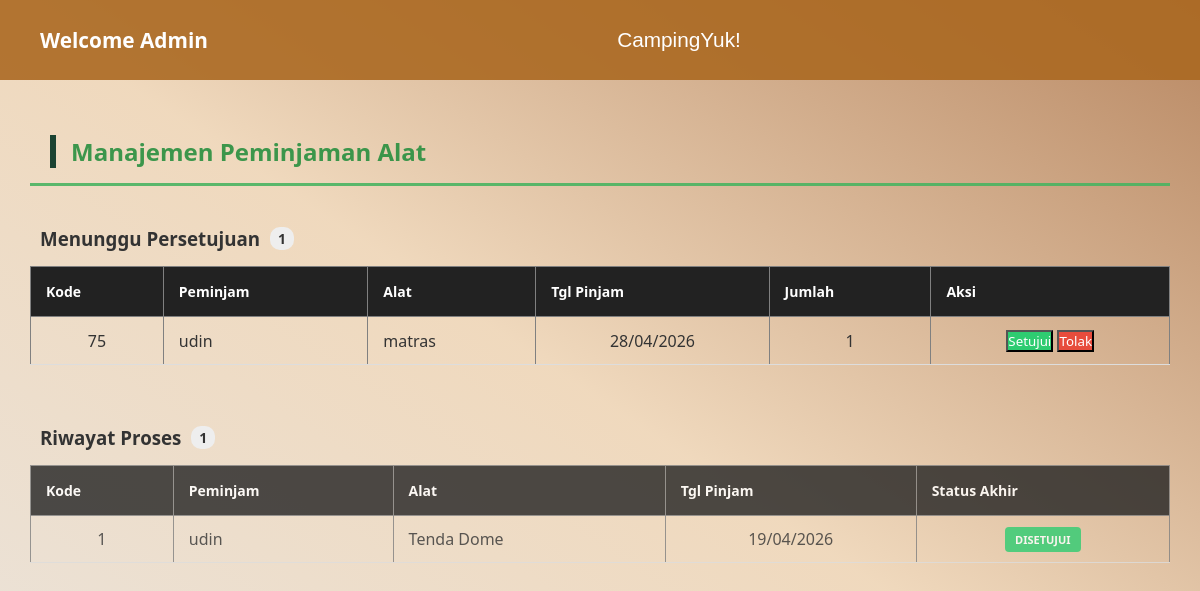
The app's page /view/view_admin/peminjaman.php (signed in), older data.
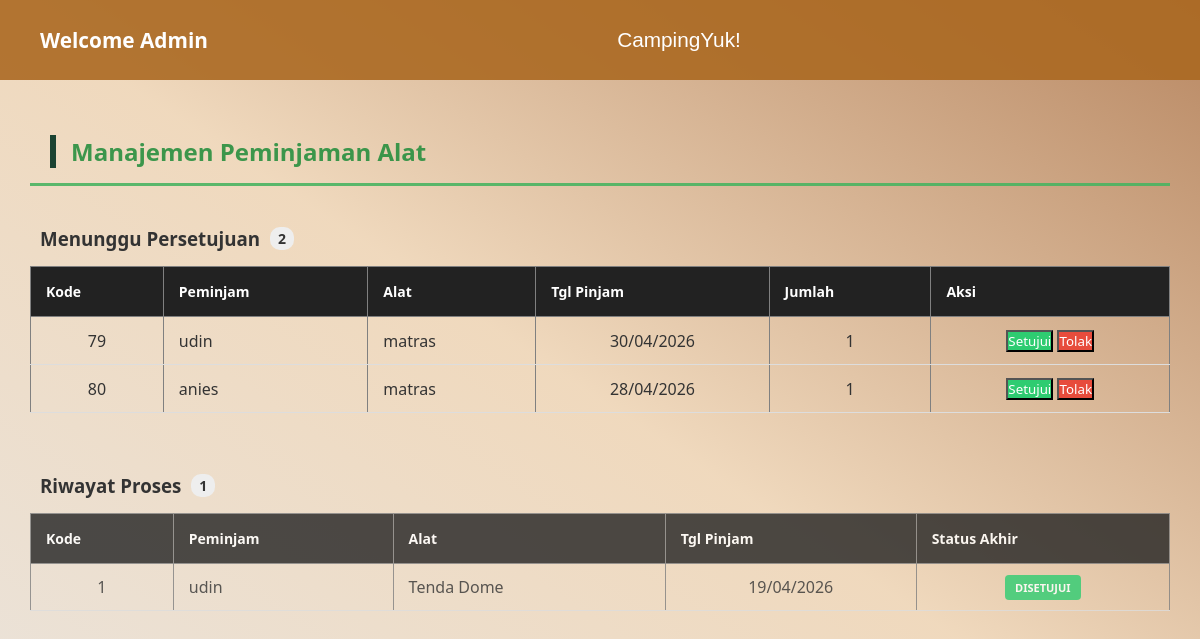
The same page, newer data.
### tables this page shows
CREATE TABLE `peminjaman_alat` (
  `id_user` int(11) NOT NULL,
  `id_alat` int(20) NOT NULL,
  `kode_pinjam` int(10) NOT NULL,
  `nama_peminjam` varchar(200) NOT NULL,
  `tanggal_meminjam` date NOT NULL,
  `batas_pengembalian` date NOT NULL,
  `jumlah` int(20) NOT NULL,
  `status` enum('Menunggu','Disetujui','Ditolak','') NOT NULL
);

CREATE TABLE `peralatan` (
  `id_alat` int(20) NOT NULL,
  `id_kategori` int(11) NOT NULL,
  `nama_alat` varchar(50) NOT NULL,
  `jumlah` int(11) NOT NULL,
  `foto_alat` varchar(255) NOT NULL,
  `harga` varchar(50) DEFAULT NULL
);

### controller/c_peminjaman.php (called while the page is built, shortened)
<?php
include_once __DIR__ . '/../models/m_peminjaman.php';
$peminjaman = new peminjaman();
$id_session = $_SESSION['data']['id_user'] ?? null;
$role_session = $_SESSION['data']['role'] ?? 'user';
try {
    if (isset($_GET['aksi'])) {
        $aksi = $_GET['aksi'];
        if ($aksi == 'peminjaman') {
            $id_user = $id_session;
            $id_alat = $_POST['id_alat'];
            $nama_peminjam = $_POST['nama_peminjam'];
            $tgl_pinjam = $_POST['tgl_pinjam'];
            $tgl_kembali = $_POST['tgl_kembali'];
            $jumlah = $_POST['jumlah'];
            $result = $peminjaman->tambah_data_peminjam($id_user, $id_alat, $nama_peminjam, $tgl_pinjam, $tgl_kembali, $jumlah);
            if ($result) {
                echo "<script>alert('Berhasil!'); window.location='../view/view_user/daftar_peminjaman.php'</script>";
            } else {
                echo "<script>alert('Gagal tambah data!'); history.back();</script>";
            }
            exit;
        }
        if ($aksi == 'update_status') {
    $id = $_GET['id'] ?? null;
    $status_req = $_GET['status'] ?? null;
    if ($id && $status_req) {
        $result = $peminjaman->update_status_peminjaman($id, $status_req);
        if ($result) {
            $redirect_url = '../View/view_petugas/pengembalian.php';
            if (isset($_SESSION['role']) && $_SESSION['role'] == 'admin') {
                $redirect_url = '../View/view_admin/pengembalian.php';
            }
            echo "<script>
                    alert('Data berhasil diproses!');
                    window.location.href = '$redirect_url';
                  </script>";
        } else {
            echo "<script>
                    alert('Gagal memproses data! Periksa relasi database.');
                    history.back();
                  </script>";
        }
    }
    exit;
}
    } else {
        $data_peminjam = ($role_session == 'admin' || $role_session == 'petugas')
                         ? $peminjaman->tampil_data_peminjam()
                         : $peminjaman->tampil_data_peminjam($id_session);
    }
} catch (Exception $e) {
    echo "Error: " . $e->getMessage();
}
?>

### models/m_koneksi.php (called while the page is built, shortened)
<?php
class Koneksi {
    private $host = "localhost",
            $username = "root",
            $pass = "",
            $db = "peminjaman_alat";
    function __construct() {
        $this->koneksi = mysqli_connect(
            $this->host,
            $this->username,
            $this->pass,
            $this->db
        );
    }
}

### models/m_peminjaman.php (called while the page is built, shortened)
<?php
include_once 'm_koneksi.php';
class peminjaman {
    private $conn;
    public function __construct() {
        $db = new koneksi();
        $this->conn = $db->koneksi;
    }
    function tampil_data_peminjam($id_user = null) {
        $sql = "SELECT p.*, a.nama_alat FROM peminjaman_alat p
                INNER JOIN peralatan a ON p.id_alat = a.id_alat";
        $query = mysqli_query($this->conn, $sql);
        $result = [];
        while ($data = mysqli_fetch_assoc($query)) {
            $result[] = $data;
        }
        return $result;
    }
}
?>

### view/view_admin/peminjaman.php (the view, shortened to what the changed rows need)
<?php
include_once '../../controller/c_peminjaman.php';
include_once '../template/navbar.php';
$data_menunggu = array_filter($data_peminjam, function($item) {
    return $item['status'] == 'Menunggu';
});
$data_selesai = array_filter($data_peminjam, function($item) {
    return $item['status'] != 'Menunggu';
});
?>
<!DOCTYPE html>
<html lang="en">
<head>
  <link rel="stylesheet" href="../template/style.css">
  <link rel="stylesheet" href="../template/dashboard_adm.css">
</head>
<body>
  <div class="main-content">
    <h2>Manajemen Peminjaman Alat</h2>
    <h3 class="section-title">
      <i class="fas fa-clock"></i> Menunggu Persetujuan
      <span class="count-badge"><?= count($data_menunggu) ?></span>
    </h3>
    <div class="table-container">
      <table border="1" width="100%" style="border-collapse: collapse;">
        <thead>
          <tr>
            <th>Kode</th>
            <th>Peminjam</th>
            <th>Alat</th>
            <th>Tgl Pinjam</th>
            <th>Jumlah</th>
            <th>Aksi</th>
          </tr>
        </thead>
        <tbody>
          <?php if (!empty($data_menunggu)): ?>
            <?php foreach ($data_menunggu as $row): ?>
            <tr>
              <td style="text-align: center;"><?= $row['kode_pinjam'] ?></td>
              <td><?= $row['nama_peminjam'] ?></td>
              <td><?= $row['nama_alat'] ?></td>
              <td style="text-align: center;"><?= date('d/m/Y', strtotime($row['tanggal_meminjam'])) ?></td>
              <td style="text-align: center;"><?= $row['jumlah'] ?></td>
              <td style="text-align: center;">
                <button type="button" class="btn-action btn-setuju" onclick="konfirmasiAksi('<?= $row['kode_pinjam'] ?>', 'setujui')">Setujui</button>
                <button type="button" class="btn-action btn-tolak" onclick="konfirmasiAksi('<?= $row['kode_pinjam'] ?>', 'tolak')">Tolak</button>
              </td>
            </tr>
            <?php endforeach; ?>
          <?php else: ?>
            <tr><td colspan="6" style="text-align: center; padding: 15px; color: #999;">Tidak ada permintaan baru.</td></tr>
          <?php endif; ?>
        </tbody>
      </table>
    </div>
    <div class="table-container">
      <table border="1" width="100%" style="border-collapse: collapse; opacity: 0.8;">
        <thead>
          <tr style="background-color: #555;">
            <th>Kode</th>
            <th>Peminjam</th>
            <th>Alat</th>
            <th>Tgl Pinjam</th>
            <th>Status Akhir</th>
          </tr>
        </thead>
        <tbody>
          <?php if (!empty($data_selesai)): ?>
            <?php foreach ($data_selesai as $row): ?>
            <tr>
              <td style="text-align: center;"><?= $row['kode_pinjam'] ?></td>
              <td><?= $row['nama_peminjam'] ?></td>
              <td><?= $row['nama_alat'] ?></td>
              <td style="text-align: center;"><?= date('d/m/Y', strtotime($row['tanggal_meminjam'])) ?></td>
              <td style="text-align: center;">
                <span class="badge <?= ($row['status'] == 'Disetujui') ? 'status-disetujui' : 'status-ditolak' ?>">
                  <?= $row['status'] ?>
                </span>
              </td>
            </tr>
            <?php endforeach; ?>
          <?php else: ?>
            <tr><td colspan="5" style="text-align: center; padding: 15px; color: #999;">Belum ada riwayat proses.</td></tr>
          <?php endif; ?>
        </tbody>
      </table>
    </div>
  </div>
</body>
</html>

Row changes from the older to the newer data that the page shows:
removed peminjaman_alat: kode_pinjam "75", nama_peminjam "udin", id_alat.nama_alat "matras", tanggal_meminjam "28/04/2026", jumlah "1", shown under "Menunggu Persetujuan 1"
added peminjaman_alat: kode_pinjam "79", nama_peminjam "udin", id_alat.nama_alat "matras", tanggal_meminjam "30/04/2026", jumlah "1", shown under "Menunggu Persetujuan 2"
added peminjaman_alat: kode_pinjam "80", nama_peminjam "anies", id_alat.nama_alat "matras", tanggal_meminjam "28/04/2026", jumlah "1", shown under "Menunggu Persetujuan 2"
Text that changed along with them:
count($data_menunggu): "1" → "2"
